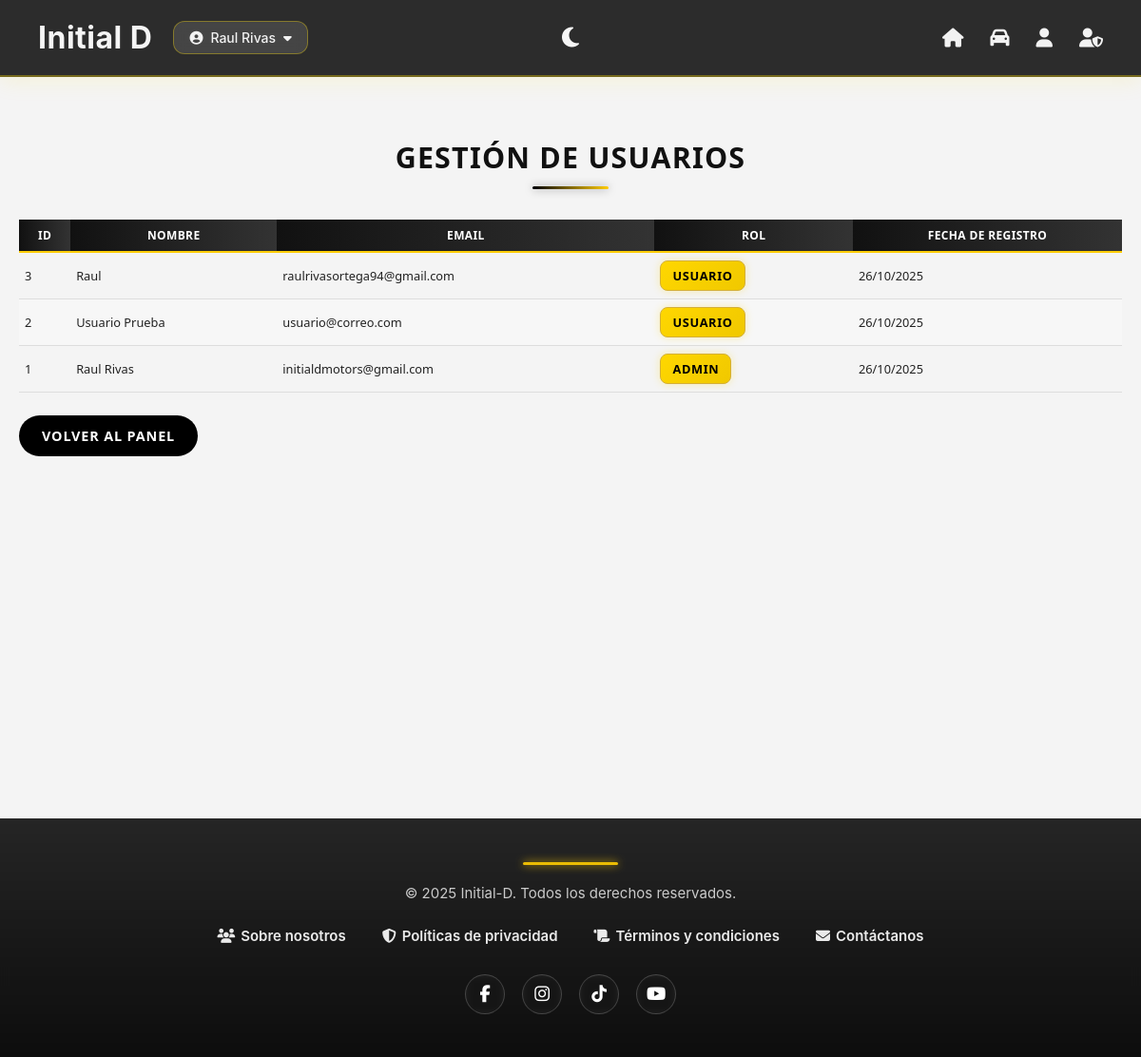
Page /php/admin/usuarios_admin.php (signed in) on the committed database.
### tables this page shows
CREATE TABLE `usuarios` (
  `id` int(11) NOT NULL,
  `nombre` varchar(100) NOT NULL,
  `email` varchar(150) NOT NULL,
  `password` varchar(255) NOT NULL,
  `rol` enum('usuario','admin') DEFAULT 'usuario',
  `fecha_registro` timestamp NOT NULL DEFAULT current_timestamp(),
  `google_id` varchar(100) DEFAULT NULL
);

### php/admin/usuarios_admin.php (the view, shortened to what this page needs)
<?php
include("../conexion.php");
$usuarios = $conn->query("
    SELECT id, nombre, email, rol, fecha_registro
    FROM usuarios
    ORDER BY id DESC
");
include("../header.php");
?>
<!DOCTYPE html>
<html lang="es">
<head>
<link rel="stylesheet" href="../../css/style.css">
<link rel="stylesheet" href="../../css/admin.css">
</head>
<body>
<main class="admin-usuarios">
    <h2>Gestión de usuarios</h2>
    <div style="overflow-x: auto; -webkit-overflow-scrolling: touch;">
    <table class="admin-table">
        <thead>
            <tr>
                <th>ID</th>
                <th>Nombre</th>
                <th>Email</th>
                <th>Rol</th>
                <th>Fecha de registro</th>
            </tr>
        </thead>
        <tbody>
            <?php while ($u = $usuarios->fetch_assoc()): ?>
            <tr>
                <td><?= $u['id'] ?></td>
                <td><?= htmlspecialchars($u['nombre']) ?></td>
                <td><?= htmlspecialchars($u['email']) ?></td>
                <td>
                    <span class="badge badge-rol"><?= htmlspecialchars($u['rol']) ?></span>
                </td>
                <td><?= date("d/m/Y", strtotime($u['fecha_registro'])) ?></td>
            </tr>
            <?php endwhile; ?>
        </tbody>
    </table>
    </div>
    <a href="dashboard.php" class="btn">Volver al panel</a>
</main>
<?php include("../footer.php"); ?>
</body>
</html>

### php/header.php (shortened to what this page needs)
<?php
include("conexion.php");
$nombreUsuarioHeader = null;
if (isset($_SESSION['id'])) {
    $idUser = $_SESSION['id'];
    $stmtH = $conn->prepare("SELECT nombre FROM usuarios WHERE id = ? LIMIT 1");
    $stmtH->bind_param("i", $idUser);
    $stmtH->execute();
    $resultH = $stmtH->get_result();
    if ($resultH->num_rows > 0) {
        $nombreUsuarioHeader = $resultH->fetch_assoc()['nombre'];
    }
}
?>
<!DOCTYPE html>
<html lang="es">
<head>
<link rel="stylesheet" href="https://cdnjs.cloudflare.com/ajax/libs/font-awesome/6.5.0/css/all.min.css">
<link rel="stylesheet" href="/INITIAL-D/css/style.css">
</head>
<body>
<header>
    <nav class="navbar">
        <div class="logo-container">
            <a href="/initial-d/index.php" class="logo-main">Initial D</a>
            <?php if ($nombreUsuarioHeader): ?>
            <div class="user-dropdown">
                <div class="user-trigger">
                    <i class="fas fa-user-circle"></i>
                    <span><?= htmlspecialchars($nombreUsuarioHeader) ?></span>
                    <i class="fas fa-caret-down caret-icon"></i>
                </div>
            </div>
            <?php endif; ?>
        </div>
        <button id="theme-toggle" aria-label="Cambiar tema">
            <i class="fas fa-moon"></i>
        </button>
        <ul class="nav-links">
            <li><a href="/initial-d/index.php"><i class="fas fa-home"></i><span class="link-text">Inicio</span></a></li>
            <li><a href="/initial-d/php/productos.php"><i class="fas fa-car"></i><span class="link-text">Productos</span></a></li>
            <li><a href="/initial-d/php/contacto.php"><i class="fas fa-user"></i><span class="link-text">Contacto</span></a></li>
            <?php if (isset($_SESSION['id'])): ?>
                <?php if ($_SESSION['rol'] === 'admin'): ?>
                    <li><a href="/initial-d/php/admin/dashboard.php"><i class="fas fa-user-shield"></i><span class="link-text">Admin</span></a></li>
                <?php endif; ?>
            <?php else: ?>
                <li><a href="/initial-d/php/login.php"><i class="fas fa-sign-in-alt"></i><span class="link-text">Iniciar sesión</span></a></li>
                <li><a href="/initial-d/php/registro.php"><i class="fas fa-user-plus"></i><span class="link-text">Registrarse</span></a></li>
            <?php endif; ?>
        </ul>
    </nav>
</header>

### css/style.css (style rules this page uses)
:root { --color-bg-light: #f4f4f4; --color-bg-dark: #0e0e0e; --color-header-light: #000; --color-header-dark: #f5f5f5; --color-text-light: #111; --color-text-dark: #f5f5f5; --color-header-text-light: #fff; --color-header-text-dark: #000; --color-texto: #222; --color-texto-suave: #666; --color-borde: #e6e6e6; --color-fondo: #f8f9fb; --color-primary: #ffcc00; --color-primary-hover: #e6b800; --color-secondary: #1e73be; --color-secondary-hover: #155a96; --color-accent: #ff3b30; --color-accent-hover: #e33128; --color-section-light: #f5f5f5; --color-section-dark: #101010; --shadow-suave: 0 3px 12px rgba(0,0,0,0.08); --shadow-media: 0 6px 20px rgba(0,0,0,0.12); --transition: 0.3s ease; }
* { margin: 0; padding: 0; box-sizing: border-box; }
body { display: flex; flex-direction: column; min-height: 100vh; font-family: 'Inter', 'Poppins', sans-serif; background-color: var(--color-bg-light); color: var(--color-text-light); transition: background var(--transition), color var(--transition); overflow-x: hidden; }
main { flex: 1; min-height: calc(100vh - 160px); display: block; }
header { width: 100%; position: sticky; top: 0; z-index: 1000; overflow: visible; }
.navbar { font-family: 'Inter', 'Poppins', sans-serif; display: flex; justify-content: space-between; align-items: center; padding: 20px 40px; background: rgba(10,10,10,0.85); border-bottom: 2px solid rgba(255,221,0,0.35); box-shadow: 0 6px 20px rgba(255,221,0,0.10); position: relative; overflow: visible; transition: padding 0.45s cubic-bezier(0.4, 0, 0.2, 1), background 0.45s ease, box-shadow 0.45s ease; }
.logo-container { display: flex; align-items: center; gap: 22px; }
.logo-main { color: #f5f5f5; font-size: 32px; font-weight: 700; letter-spacing: .5px; text-decoration: none; transition: .28s ease; }
.user-dropdown { position: relative; display: flex; align-items: center; margin-left: 0; order: 2; }
.user-trigger { display: flex; align-items: center; gap: 8px; padding: 8px 16px; background: rgba(255,255,255,0.12); border: 1px solid rgba(255,221,0,0.35); border-radius: 12px; cursor: pointer; font-size: 14px; font-weight: 500; color: #f2f2f2; backdrop-filter: blur(6px); transition: .25s ease; }
.caret-icon { font-size: 14px; }
#theme-toggle { position: absolute; left: 50%; transform: translateX(-50%); background: none; border: none; cursor: pointer; font-size: 24px; color: #f5f5f5; transition: .25s ease; }
.nav-links { display: flex; align-items: center; gap: 28px; list-style: none; }
.nav-links a { color: #f2f2f2; font-size: 20px; font-weight: 600; text-decoration: none; transition: .23s ease; position: relative; }

### rows in the picture
usuarios: nombre "Raul Rivas", id "1", email "initialdmotors@gmail.com", rol "ADMIN", fecha_registro "26/10/2025"
usuarios: id "3", nombre "Raul", email "raulrivasortega94@gmail.com", rol "USUARIO", fecha_registro "26/10/2025"
usuarios: id "2", nombre "Usuario Prueba", email "usuario@correo.com", rol "USUARIO", fecha_registro "26/10/2025"
